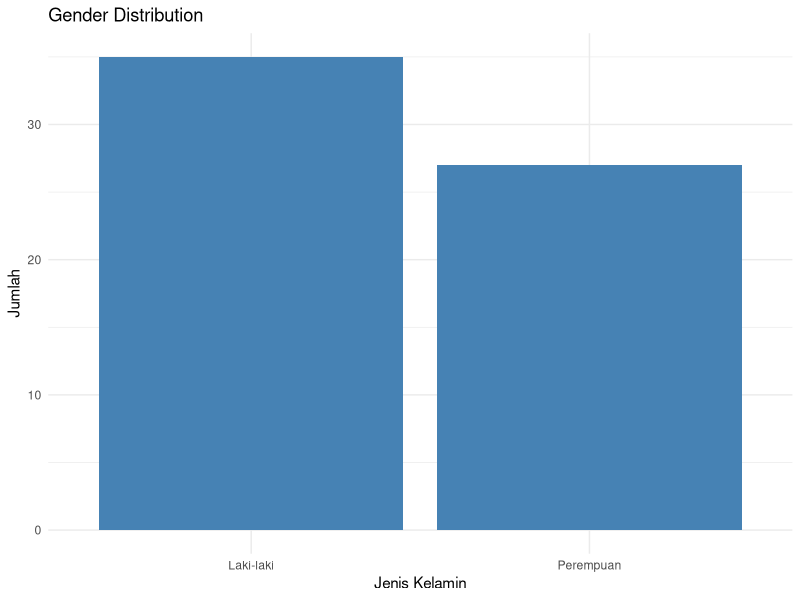
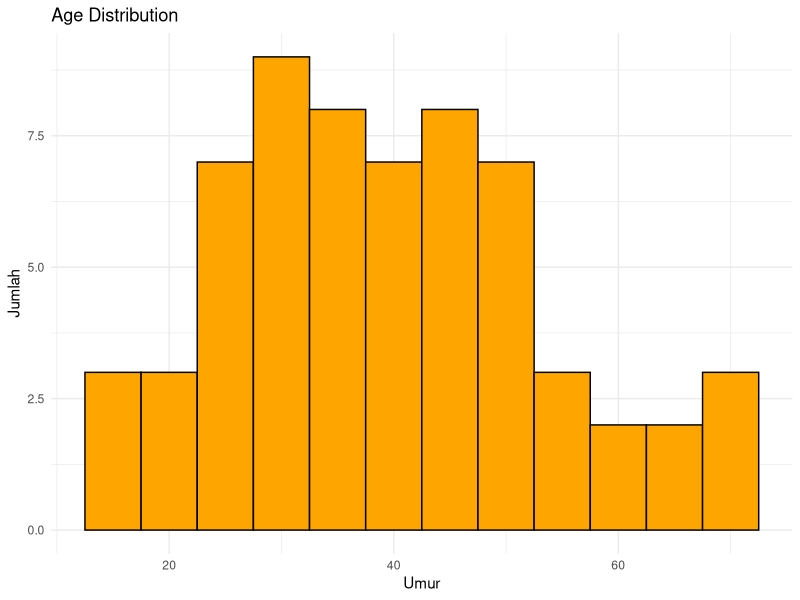
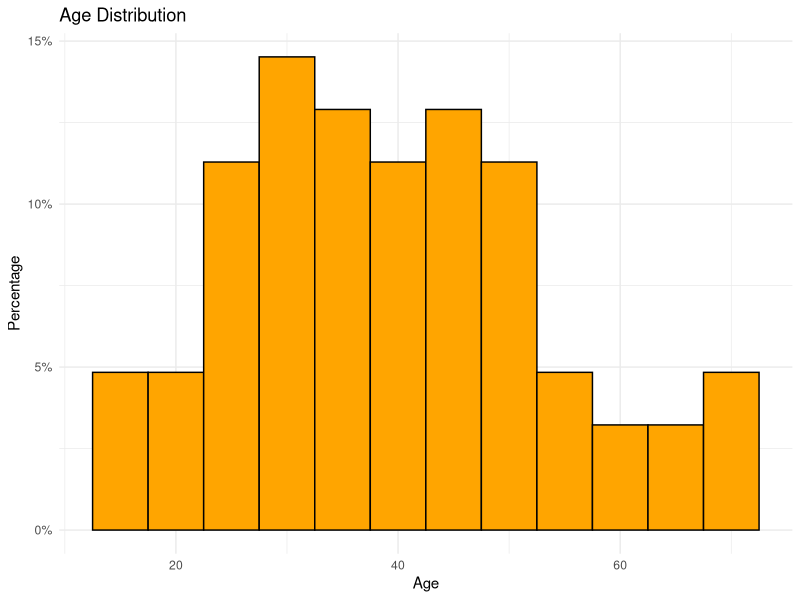
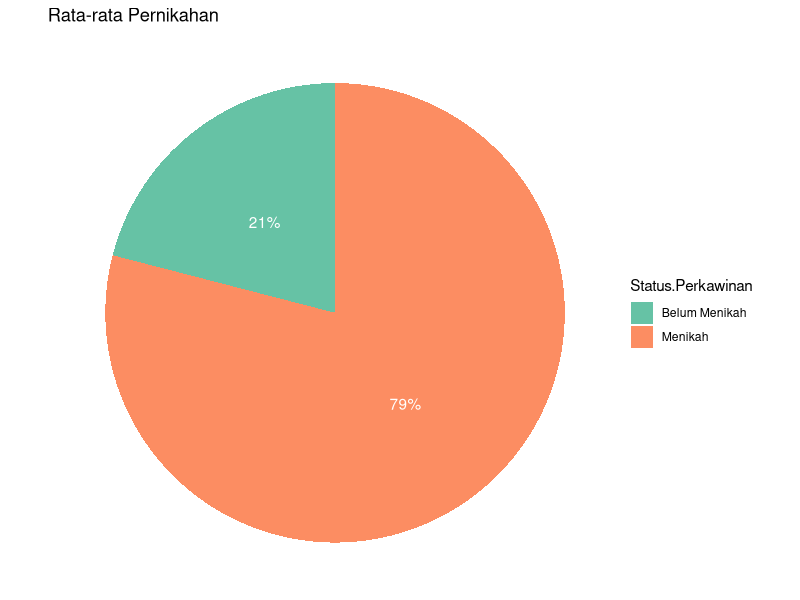
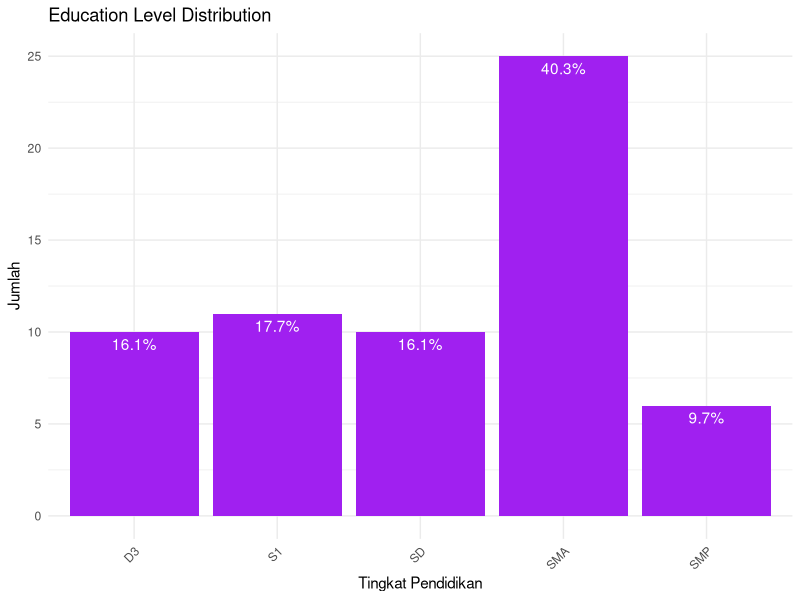
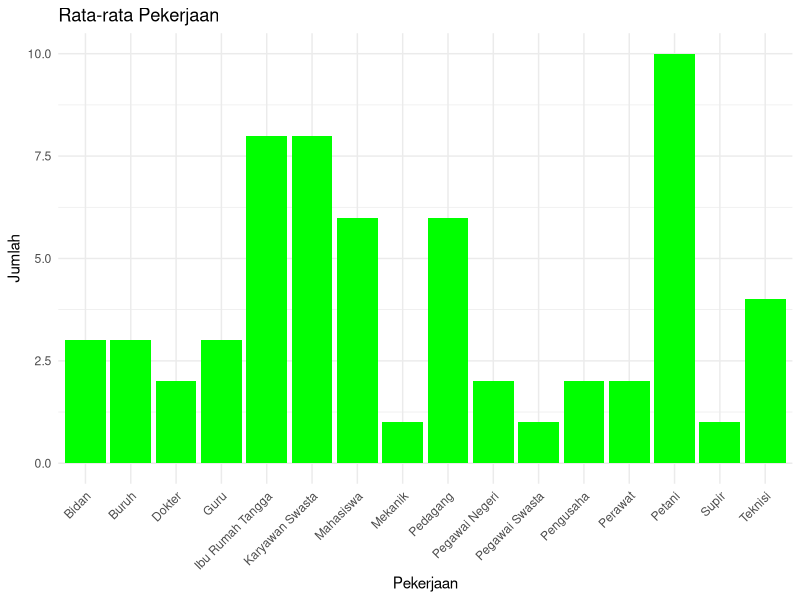
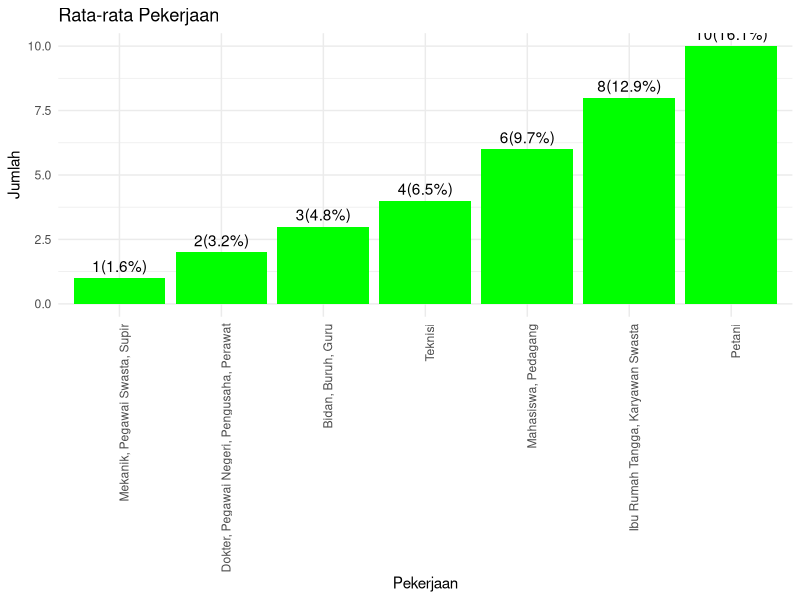
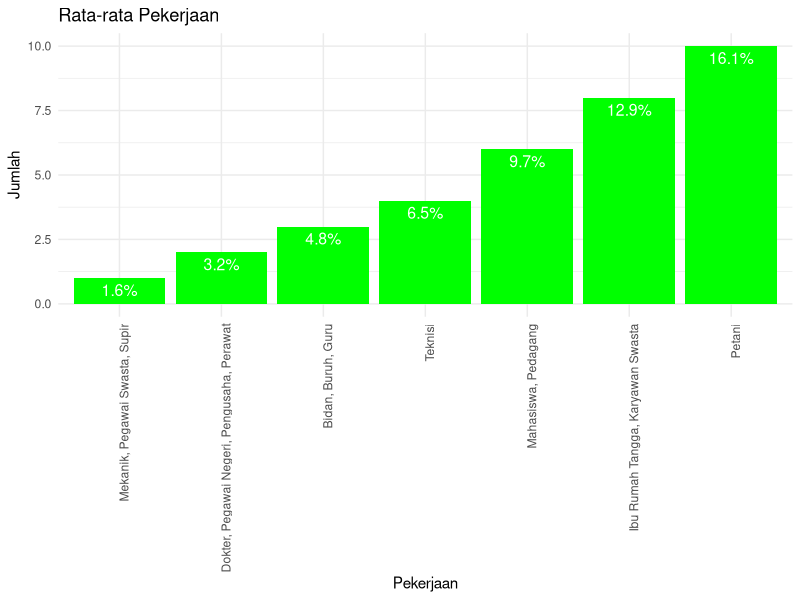

The R script that drew these images, in order:
library(ggplot2)
library(magrittr)
library(dplyr)
Samples = read.table("kependudukan_desa.csv", header = TRUE, sep = ",")

# Jenis Kelamin
ggplot(Samples, aes(x = Jenis.Kelamin)) +
  geom_bar(fill = "steelblue") + 
  labs(title = "Gender Distribution", x = "Jenis Kelamin", y = "Jumlah") +
  theme_minimal()

# Umur
ggplot(Samples, aes(x = Usia)) + 
  geom_histogram(binwidth = 5, fill = "orange", color = "black") +
  labs(title = "Age Distribution", x = "Umur", y = "Jumlah") + 
  theme_minimal()

ggplot(Samples, aes(x = Usia)) +
  geom_histogram(aes(y = (..count..)/sum(..count..)), binwidth = 5, fill = "orange", color = "black") +
  scale_y_continuous(labels = scales::percent) +
  labs(title = "Age Distribution", x = "Age", y = "Percentage") +
  theme_minimal()

# Status Pernikahan
Samples$Status.Perkawinan <- as.factor(Samples$Status.Perkawinan)
status_count <- Samples %>% 
  group_by(Status.Perkawinan) %>% 
  summarise(count = n()) %>% 
  mutate(percentage = count / sum(count) * 100)

ggplot(status_count, aes(x = "", y = percentage, fill = Status.Perkawinan)) +
  geom_bar(stat = "identity", width = 1) +
  coord_polar("y", start = 0) +
  geom_text(aes(label = paste0(round(percentage, 1), "%")), position = position_stack(vjust = 0.5), color = "white") +
  labs(title = "Rata-rata Pernikahan", x = "", y = "") +
  theme_void() +
  scale_fill_brewer(palette = "Set2")

# Tingkat Pendidikan
ggplot(Samples, aes(x = Pendidikan)) +
  geom_bar(fill = "purple") +
  geom_text(stat = 'count', aes(label = paste(round((..count../sum(..count..))*100, 1), "%", sep = "")), vjust = 1.5, color = "white") + 
  labs(title = "Education Level Distribution", x = "Tingkat Pendidikan", y = "Jumlah") +
  theme_minimal() +
  theme(axis.text.x = element_text(angle = 45, hjust = 1))

# Pekerjaan

# Rata-rata detail
ggplot(Samples, aes(x = Pekerjaan)) +
  geom_bar(fill = "green") +
  labs(title = "Rata-rata Pekerjaan", x = "Pekerjaan", y = "Jumlah") +
  theme_minimal() +
  theme(axis.text.x = element_text(angle = 45, hjust = 1))

# Rata-rata singkat
occupation_summary <- Samples %>%
  group_by(Pekerjaan) %>%
  summarise(count = n()) %>%
  mutate(percentage = round((count / sum(count)) * 100, 1)) %>%
  arrange(desc(count))

occupation_summary_grouped <- occupation_summary %>%
  group_by(count, percentage) %>%
  summarise(occupations = paste(Pekerjaan, collapse = ", ")) %>%
  ungroup()

ggplot(occupation_summary_grouped, aes(x = reorder(occupations, count), y = count)) +
  geom_bar(stat = "identity", fill = "green") +
  geom_text(aes(label = paste(count, "(", percentage, "%)", sep = "")), vjust = -0.5) +
  labs(title = "Rata-rata Pekerjaan", x = "Pekerjaan", y = "Jumlah") +
  theme_minimal() +
  theme(axis.text.x = element_text(angle = 90, hjust = 1))

ggplot(occupation_summary_grouped, aes(x = reorder(occupations, count), y = count)) +
  geom_bar(stat = "identity", fill = "green") +
  geom_text(aes(label = paste(percentage, "%", sep = "")), vjust = 1.5, color = "white", size = 4) +
  labs(title = "Rata-rata Pekerjaan", x = "Pekerjaan", y = "Jumlah") +
  theme_minimal() +
  theme(axis.text.x = element_text(angle = 90, hjust = 1))

# Rasio Penduduk Produktif
productive_population <- Samples %>%
  filter(Usia >= 15 & Usia <= 64) %>%
  summarise(count_productive = n())

non_productive_population <- Samples %>%
  filter(Usia < 15 | Usia > 64) %>%
  summarise(count_non_productive = n())

total_population <- nrow(Samples)

productive_percentage <- (productive_population$count_productive / total_population) * 100
non_productive_percentage <- (non_productive_population$count_non_productive / total_population) * 100

population_data <- data.frame(
  Group = c("Usia Produktif (15-64 tahun)", "Usia Non-Produktif (< 15 atau > 64 tahun)"),
  Count = c(productive_population$count_productive, non_productive_population$count_non_productive),
  Percentage = c(round(productive_percentage, 1), round(non_productive_percentage, 1))
)

ggplot(population_data, aes(x = "", y = Count, fill = Group)) +
  geom_bar(stat = "identity", width = 1) +
  coord_polar("y") +
  geom_text(aes(label = paste(Count, " (", Percentage, "%)", sep = "")), 
            position = position_stack(vjust = 0.5), size = 5, color = "white") +  # Display count and percentage
  labs(title = "Distribusi Penduduk Usia Produktif dan Non-Produktif") +
  theme_void()
